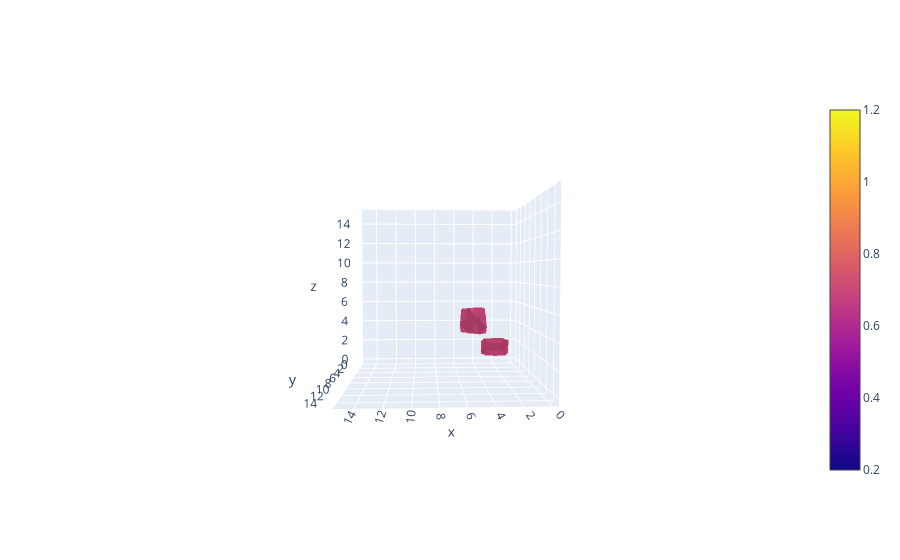

This figure's notebook cell:
### Code cell
fig = go.Figure(data=go.Volume(
    x=X.flatten(), y=Y.flatten(), z=Z.flatten(),
    value=labels_out.flatten(),
    isomin=0.7,
    isomax=0.7,
    opacity=0.2,
    surface_count=21,
    caps= dict(x_show=False, y_show=False, z_show=False), # no caps
    ))
fig.update_layout(scene_camera = dict(
    up=dict(x=0, y=0, z=1),
    center=dict(x=0, y=0, z=0),
    eye=dict(x=0.1, y=2.5, z=0.1)
))

fig.show()

### Figure 1 — Plotly figure (JSON) as saved in the notebook; plotly's stock layout.template omitted (floating-point values rounded to 4 significant figures; data arrays with more than 128 entries replaced by an {"elided": "..."} marker saying what was removed)
{"data": [{"caps": {"x": {"show": false}, "y": {"show": false}, "z": {"show": false}}, "isomax": 0.7, "isomin": 0.7, "opacity": 0.2, "surface": {"count": 21}, "type": "volume", "value": {"elided": "4096 int values"}, "x": {"elided": "4096 int values"}, "y": {"elided": "4096 int values"}, "z": {"elided": "4096 int values"}}], "layout": {"scene": {"camera": {"center": {"x": 0, "y": 0, "z": 0}, "eye": {"x": 0.1, "y": 2.5, "z": 0.1}, "up": {"x": 0, "y": 0, "z": 1}}}}}
